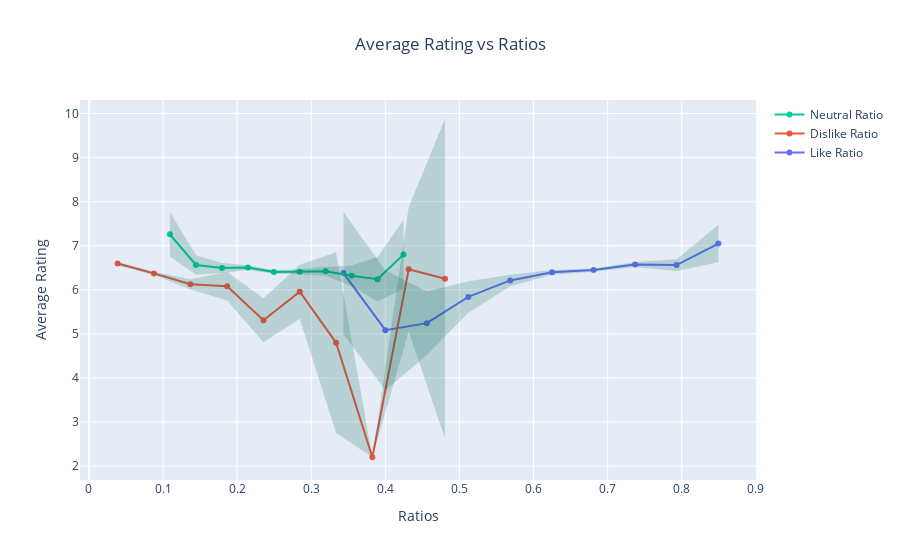

Notebook code cell kept with this figure:
### Markdown cell above
analysis done

### Code cell
# Calculate the mean of 'averageRating' for each bin
bin_means_like = movies_fame.groupby(pd.cut(movies_fame['like_ratio'], bins=10))['averageRating'].mean()
bin_midpoints_like = [(bin.left + bin.right) / 2 for bin in bin_means_like.index]
# add CI 95% for the average rating
bin_95_like = movies_fame.groupby(pd.cut(movies_fame['like_ratio'], bins=10))['averageRating'].sem()*1.96
bin_95_dislike.fillna(0, inplace=True)

bin_means_dislike = movies_fame.groupby(pd.cut(movies_fame['dislike_ratio'], bins=10))['averageRating'].mean()
bin_midpoints_dislike = [(bin.left + bin.right) / 2 for bin in bin_means_dislike.index]
# add CI 95% for the average rating
bin_95_dislike = movies_fame.groupby(pd.cut(movies_fame['dislike_ratio'], bins=10))['averageRating'].sem()*1.96
bin_95_dislike.fillna(0, inplace=True)

bin_means_neutral = movies_fame.groupby(pd.cut(movies_fame['neutral_ratio'], bins=10))['averageRating'].mean()
bin_midpoints_neutral = [(bin.left + bin.right) / 2 for bin in bin_means_neutral.index]
# add CI 95% for the average rating
bin_95_neutral = movies_fame.groupby(pd.cut(movies_fame['neutral_ratio'], bins=10))['averageRating'].sem()*1.96
bin_95_dislike.fillna(0, inplace=True)

# Create a single subplot
fig = go.Figure()

# Add traces for each subplot
fig.add_trace(go.Scatter(x=bin_midpoints_like, y=bin_means_like.values, mode='markers+lines', marker=dict(symbol='circle'), name='Like Ratio'))
fig.add_trace(go.Scatter(x=bin_midpoints_dislike, y=bin_means_dislike.values, mode='markers+lines', marker=dict(symbol='circle'), name='Dislike Ratio'))
fig.add_trace(go.Scatter(x=bin_midpoints_neutral, y=bin_means_neutral.values, mode='markers+lines', marker=dict(symbol='circle'), name='Neutral Ratio'))

y_upper_like = bin_means_like.values + bin_95_like
y_lower_like = bin_means_like.values - bin_95_like

fig.add_trace(go.Scatter(x=bin_midpoints_like, y=y_upper_like, name='Upper 95% CI (Like Ratio)', mode='lines', marker=dict(color="#444"), line=dict(width=0), showlegend=False))
fig.add_trace(go.Scatter(x=bin_midpoints_like, y=y_lower_like, name='Lower 95% CI (Like Ratio)', mode='lines', marker=dict(color="#444"), line=dict(width=0), fillcolor='rgba(0,100,80,0.2)', fill='tonexty', showlegend=False))

y_upper_dislike = bin_means_dislike.values + bin_95_dislike
y_lower_dislike = bin_means_dislike.values - bin_95_dislike

fig.add_trace(go.Scatter(x=bin_midpoints_dislike, y=y_upper_dislike, name='Upper 95% CI (Dislike Ratio)', mode='lines', marker=dict(color="#444"), line=dict(width=0), showlegend=False))
fig.add_trace(go.Scatter(x=bin_midpoints_dislike, y=y_lower_dislike, name='Lower 95% CI (Dislike Ratio)', mode='lines', marker=dict(color="#444"), line=dict(width=0), fillcolor='rgba(0,100,80,0.2)', fill='tonexty', showlegend=False))

y_upper_neutral = bin_means_neutral.values + bin_95_neutral
y_lower_neutral = bin_means_neutral.values - bin_95_neutral

fig.add_trace(go.Scatter(x=bin_midpoints_neutral, y=y_upper_neutral, name='Upper 95% CI (Neutral Ratio)', mode='lines', marker=dict(color="#444"), line=dict(width=0), showlegend=False))
fig.add_trace(go.Scatter(x=bin_midpoints_neutral, y=y_lower_neutral, name='Lower 95% CI (Neutral Ratio)', mode='lines', marker=dict(color="#444"), line=dict(width=0), fillcolor='rgba(0,100,80,0.2)', fill='tonexty', showlegend=False))

# Set subplot title
fig.update_layout(title_text='Average Rating vs Ratios', title_x=0.5, xaxis_title='Ratios', yaxis_title='Average Rating')

# Show the figure
fig.show()

#save the figure
fig.write_html('img/ratings_ratios.html')

### Figure 1 — Plotly figure (JSON) as saved in the notebook; plotly's stock layout.template omitted (floating-point values rounded to 4 significant figures)
{"data": [{"marker": {"symbol": "circle"}, "mode": "markers+lines", "name": "Like Ratio", "type": "scatter", "x": [0.3435, 0.4, 0.456, 0.512, 0.5685, 0.625, 0.681, 0.737, 0.793, 0.8495], "y": [6.38, 5.083, 5.243, 5.839, 6.212, 6.396, 6.447, 6.573, 6.562, 7.05]}, {"marker": {"symbol": "circle"}, "mode": "markers+lines", "name": "Dislike Ratio", "type": "scatter", "x": [0.0386, 0.0877, 0.137, 0.1865, 0.2355, 0.2845, 0.3335, 0.3825, 0.4315, 0.4805], "y": [6.596, 6.372, 6.124, 6.079, 5.308, 5.957, 4.8, 2.2, 6.467, 6.25]}, {"marker": {"symbol": "circle"}, "mode": "markers+lines", "name": "Neutral Ratio", "type": "scatter", "x": [0.1092, 0.1445, 0.1795, 0.2145, 0.2495, 0.2845, 0.3195, 0.3545, 0.3895, 0.4245], "y": [7.26, 6.563, 6.497, 6.505, 6.406, 6.409, 6.42, 6.318, 6.24, 6.8]}, {"line": {"width": 0}, "marker": {"color": "#444"}, "mode": "lines", "name": "Upper 95% CI (Like Ratio)", "showlegend": false, "type": "scatter", "x": [0.3435, 0.4, 0.456, 0.512, 0.5685, 0.625, 0.681, 0.737, 0.793, 0.8495], "y": [7.768, 6.446, 5.963, 6.196, 6.344, 6.45, 6.486, 6.628, 6.694, 7.476]}, {"fill": "tonexty", "fillcolor": "rgba(0,100,80,0.2)", "line": {"width": 0}, "marker": {"color": "#444"}, "mode": "lines", "name": "Lower 95% CI (Like Ratio)", "showlegend": false, "type": "scatter", "x": [0.3435, 0.4, 0.456, 0.512, 0.5685, 0.625, 0.681, 0.737, 0.793, 0.8495], "y": [4.992, 3.72, 4.523, 5.482, 6.081, 6.342, 6.409, 6.518, 6.429, 6.624]}, {"line": {"width": 0}, "marker": {"color": "#444"}, "mode": "lines", "name": "Upper 95% CI (Dislike Ratio)", "showlegend": false, "type": "scatter", "x": [0.0386, 0.0877, 0.137, 0.1865, 0.2355, 0.2845, 0.3335, 0.3825, 0.4315, 0.4805], "y": [6.634, 6.41, 6.242, 6.404, 5.809, 6.569, 6.851, 2.2, 7.882, 9.876]}, {"fill": "tonexty", "fillcolor": "rgba(0,100,80,0.2)", "line": {"width": 0}, "marker": {"color": "#444"}, "mode": "lines", "name": "Lower 95% CI (Dislike Ratio)", "showlegend": false, "type": "scatter", "x": [0.0386, 0.0877, 0.137, 0.1865, 0.2355, 0.2845, 0.3335, 0.3825, 0.4315, 0.4805], "y": [6.558, 6.335, 6.007, 5.755, 4.808, 5.345, 2.749, 2.2, 5.052, 2.624]}, {"line": {"width": 0}, "marker": {"color": "#444"}, "mode": "lines", "name": "Upper 95% CI (Neutral Ratio)", "showlegend": false, "type": "scatter", "x": [0.1092, 0.1445, 0.1795, 0.2145, 0.2495, 0.2845, 0.3195, 0.3545, 0.3895, 0.4245], "y": [7.766, 6.785, 6.61, 6.559, 6.45, 6.464, 6.522, 6.554, 6.746, 7.584]}, {"fill": "tonexty", "fillcolor": "rgba(0,100,80,0.2)", "line": {"width": 0}, "marker": {"color": "#444"}, "mode": "lines", "name": "Lower 95% CI (Neutral Ratio)", "showlegend": false, "type": "scatter", "x": [0.1092, 0.1445, 0.1795, 0.2145, 0.2495, 0.2845, 0.3195, 0.3545, 0.3895, 0.4245], "y": [6.754, 6.342, 6.384, 6.45, 6.362, 6.354, 6.318, 6.082, 5.734, 6.016]}], "layout": {"title": {"text": "Average Rating vs Ratios", "x": 0.5}, "xaxis": {"title": {"text": "Ratios"}}, "yaxis": {"title": {"text": "Average Rating"}}}}
